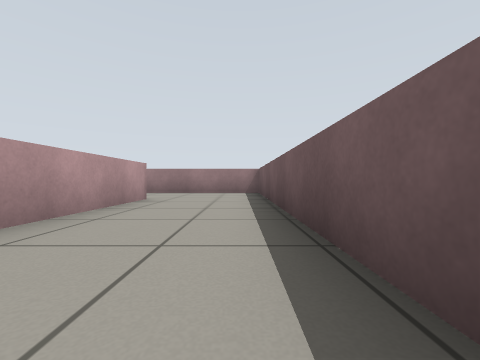
[1] (above)

19 first-person views from a walk through a robot-simulator world made for Gazebo. The camera is 0.41 m above the floor, looks level and sees 90° across. The floor is counted in squares, 1 m on a side. Each view is taken from the middle of a square. On the plan, view 1 faces up. The plan holds only what a view shows up to about 9 squares ahead; the rest is blank.

[2]
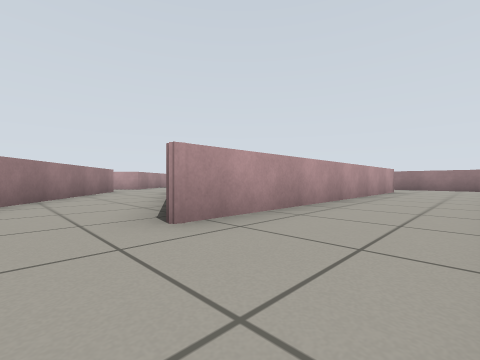

[3]
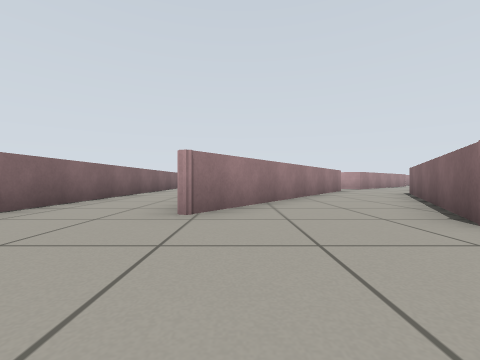

[4]
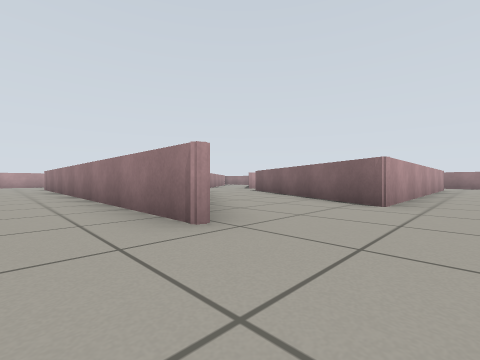

[5]
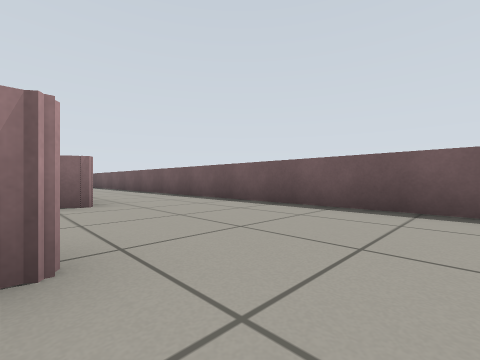

[6]
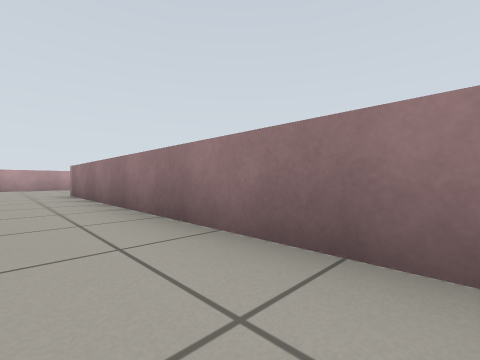

[7]
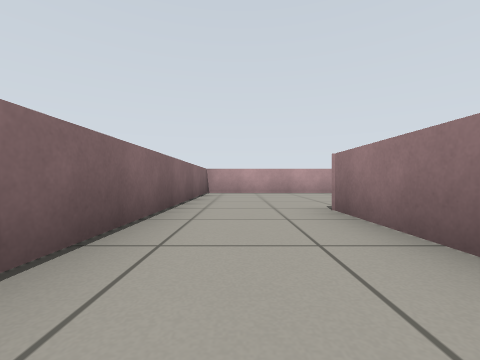

[8]
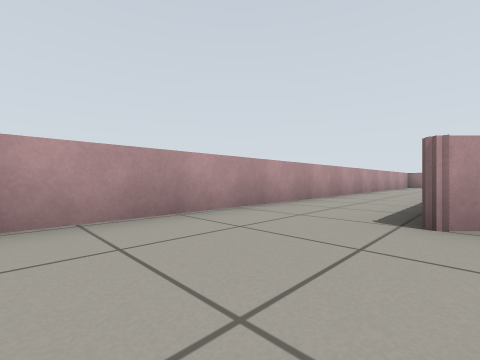

[9]
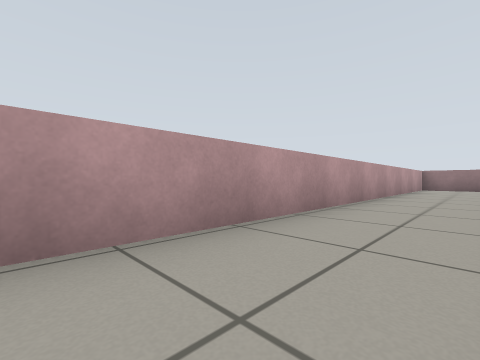

[10]
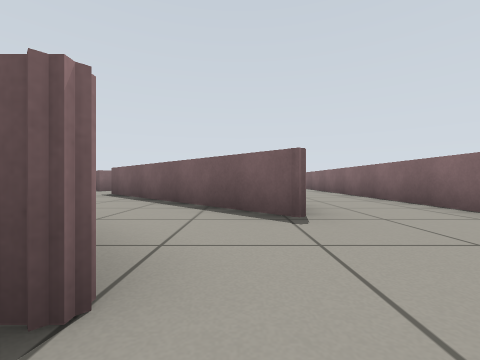

[11]
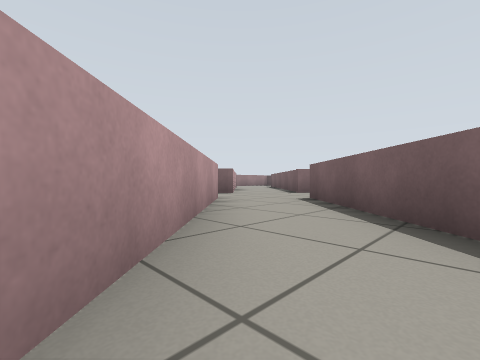

[12]
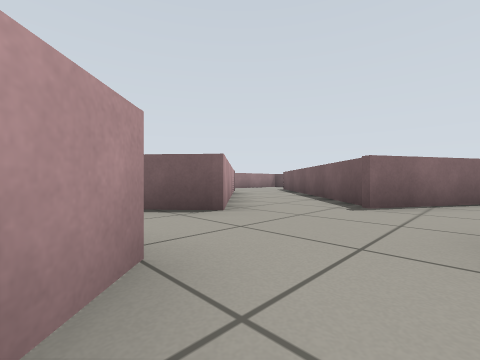

[13]
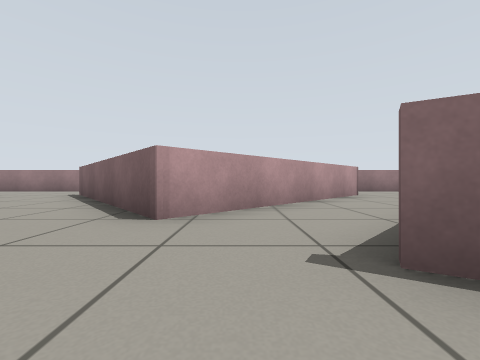

[14]
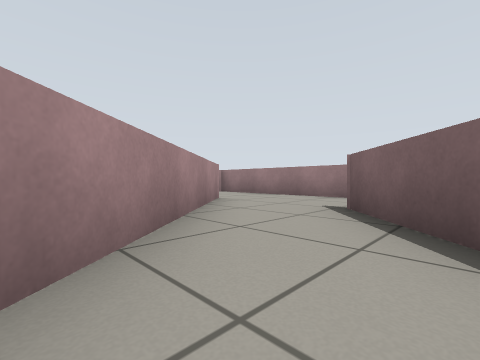

[15]
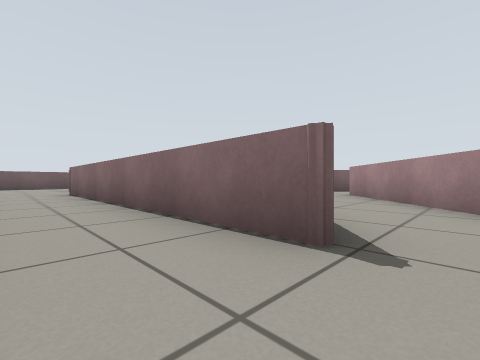

[16]
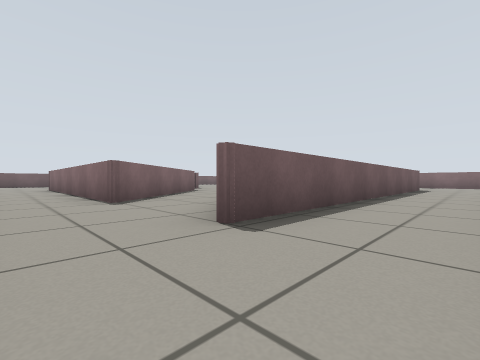

[17]
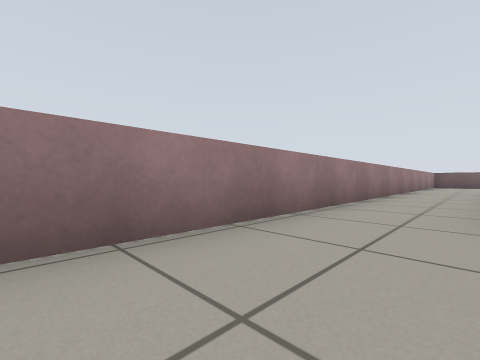

[18]
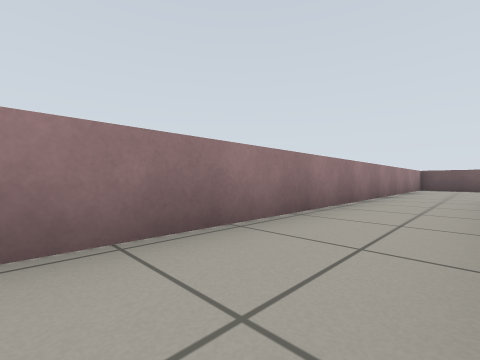

[19]
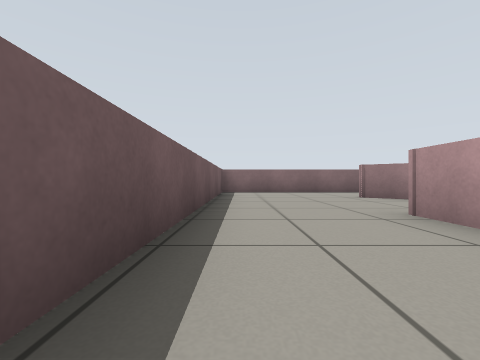

### Floor plan
Ten units are one square. View 1 is at (0, 0); x grows to the right and y downward. Boxes are objects, and circles mark ways between rooms. Rooms are numbered by the first view taken in them; rooms with no view inside come last. Other rooms are left out.
<svg viewBox="-181 -81 192 167">
<path fill="none" stroke="#000" d="M-69 -3 -32 -40M-51 40 -27 57 -134 57M-118 -49 -124 -56 -47 -56 -82 -22M-20 -51 -20 29 -41 17M-153 46 -153 -56 -131 -32M6 -76 -176 -76 -176 81 6 81 6 -76M-112 -9 -105 -2 -153 46M-82 -22 -89 -15 -100 -28M-134 57 -89 12 -81 18M-131 -32 -112 -9M-100 -28 -118 -49"/>
<circle cx="-140" cy="50" r="3" fill="#2a7"/>
<circle cx="-70" cy="-10" r="3" fill="#2a7"/>
<circle cx="-130" cy="-40" r="3" fill="#2a7"/>
<circle cx="-110" cy="-20" r="3" fill="#2a7"/>
<text x="-70" y="-10">1</text>
<text x="-100" y="10">2</text>
<text x="-120" y="-30">3</text>
</svg>
Room 1 opens to room 2. Room 1 opens to room 3. Room 2 opens to room 3.

Where each view was taken, in squares from view 1:
view 1: 0 up, 0 right, facing up
view 2: 4 down, 0 right, facing up-left
view 3: 5 down, 0 right, facing left
view 4: 7 down, 1 left, facing up-left
view 5: 7 down, 3 left, facing up-right
view 6: 7 down, 6 left, facing up-left
view 7: 7 down, 10 left, facing left
view 8: 7 down, 15 left, facing up-left
view 9: 4 down, 16 left, facing up-left
view 10: 5 down, 16 left, facing right
view 11: 4 down, 14 left, facing up-right
view 12: 1 down, 11 left, facing up-right
view 13: 1 down, 8 left, facing up
view 14: 2 up, 11 left, facing up-left
view 15: 7 up, 13 left, facing down-right
view 16: 7 up, 17 left, facing down-right
view 17: 6 up, 15 left, facing up-right
view 18: 6 up, 11 left, facing up-right
view 19: 0 up, 0 right, facing down
